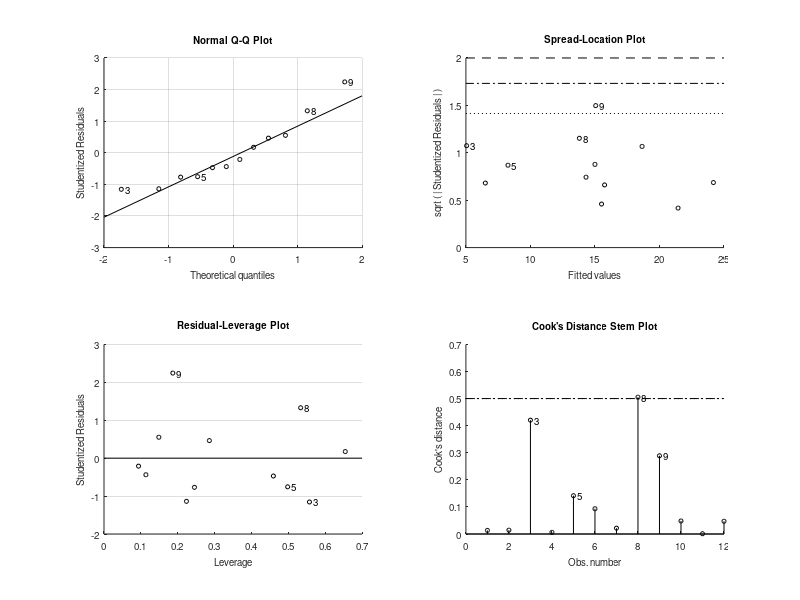
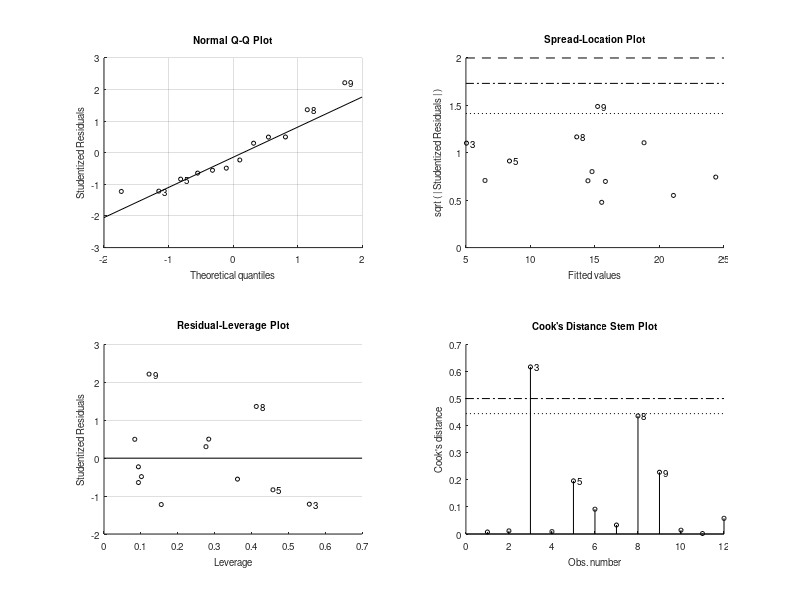

Source code (MATLAB) for these figures, in order: (Note: this script raises an error after producing the figures.)
close;
clear;
clc;

% Declaring Variables
y   = [15.6; 21.7; 3.1; 14.7; 6.9; 16.1; 7.5; 16.1; 20.2; 13.3; 15.0; 23.3];
x1  = [2.0; 3.6; 0.9; 2.4; 0.1; 2.6; 0.7; 1.0; 2.4; 1.9; 2.3; 3.9];
x2  = [4.7; 5.7; 1.6; 4.8; 4.4; 6.0; 2.6; 5.7; 4.5; 5.0; 4.8; 6.9];
x3  = [2.9; 4.9; 1.4; 3.3; 1.6; 3.7; 1.6; 3.0; 3.1; 3.4; 3.3; 4.8];

% Solve for Values
% A   = [ones(size(y)), x1, x2, x3];
% [alpha, ~, ~, ~, stats]     = regress(y,A);
A   = [x1, x2, x3];
mdl     = fitlm(A, y);
A_new   = [x1, x2];
mdl2    = fitlm(A_new, y);
[coeffs, A_found, R_sq] = func_fwd_regression(A, y);

%% Project 1 Time!
% options
make    = 0;
cyl_cat = 1;
%data1   = readcell('air_data.xls');
data    = readmatrix('air_data.csv');
% Make: Buick, Cadillac, Chevrolet, Pontiac, SAAB, Saturn
%carMake = data1(2:end,3);
%x3p     = strcmp(carMake, 'Cadillac');
%x3pp    = strcmp(carMake, 'Chevrolet');
%x3ppp   = strcmp(carMake, 'Pontiac');
%x3pppp  = strcmp(carMake, 'SAAB');
%x3ppppp = strcmp(carMake, 'Saturn');
%makeMat = [x3p, x3pp, x3ppp, x3pppp, x3ppppp];
% Cylinders: 4, 6, 8
x7p     = data(:,7) == 6;
x7pp    = data(:,7) == 8;
y_air   = data(:,1);
A_air   = [data(:,2:end)];
if (cyl_cat)
    %A_car = [A_car, x7p, x7pp];
else
    %A_car = [A_car, data(:,7)];
end
if (make)
    A_car = [A_car, makeMat];
end
[coeffs, A_found, R_sq] = func_fwd_regression(A_air, y_air);
% Plotting
y=[ones(size(y_air)), A_found];
y_mod   = [ones(size(y_air)) A_air]*coeffs';

figure(1);
clf;
plot(y_air, '-');
hold on;
plot(y_mod);
ylabel("Total Injuries");
legend("Data", "Modeled");

%figure(2);
%clf;
%plot(data(:,8), y_air, "o");
%xlabel("Liter (L)");
%ylabel("Total Injuries");
